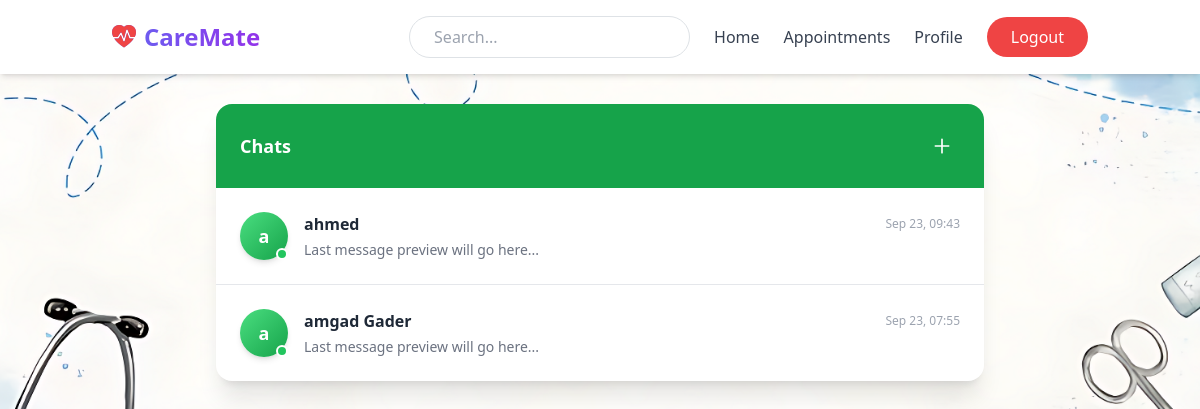
The page /chat/doctor-conversation/ (signed in) on the database as committed earlier.
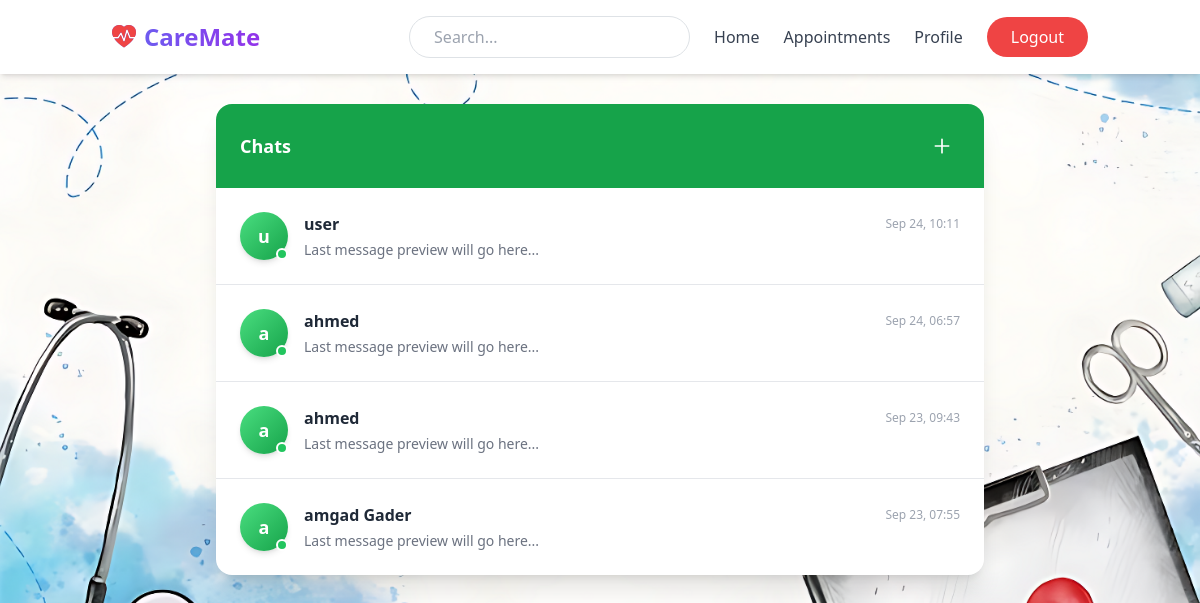
The same page on the database as committed later.
### chat/models.py (models this page shows, shortened)
class Conversation(models.Model):
    doctor = models.ForeignKey(
        settings.AUTH_USER_MODEL,
        on_delete=models.CASCADE,
        related_name='doctor_conversations'
    )
    patient = models.ForeignKey(
        settings.AUTH_USER_MODEL,
        on_delete=models.CASCADE,
        related_name='patient_conversations'
    )
    created_at = models.DateTimeField(auto_now_add=True)
    class Meta:
        unique_together = ('doctor', 'patient')

### user_account/models.py (models this page shows, shortened)
class User(AbstractUser):
     ROLE_CHOICES = [
        ('doctor', 'Doctor'),
        ('patient', 'Patient'),
    ]
     role = models.CharField(max_length=10, choices=ROLE_CHOICES)

### chat/views.py (the view)
# urls.py: path('doctor-conversation/',views.ConversationListDoctor.as_view(),name='doctor_conversations')
class ConversationListDoctor(ListView):
    model = Conversation
    template_name = 'chat/doctor_conversation.html'
    context_object_name = "conversations"
    def get_queryset(self):
        if self.request.user.role == "doctor":
            return Conversation.objects.filter(doctor=self.request.user).select_related('doctor', 'patient').order_by('-created_at')
        return Conversation.objects.filter(patient=self.request.user).select_related('doctor', 'patient').order_by('-created_at')

### template/chat/doctor_conversation.html
{% extends 'base.html' %}
{% block content %}
<div class="max-w-3xl mx-auto mt-20 bg-white rounded-2xl shadow-xl overflow-hidden">
    <div class="bg-green-600 text-white px-6 py-4 flex items-center justify-between">
        <h2 class="text-lg font-semibold">Chats</h2>
        <button class="p-2 rounded-full hover:bg-green-700 transition">
            <svg xmlns="http://www.w3.org/2000/svg"
                 class="h-5 w-5" fill="none" viewBox="0 0 24 24" stroke="currentColor">
                 <path stroke-linecap="round" stroke-linejoin="round" stroke-width="2"
                       d="M12 4v16m8-8H4"/>
            </svg>
        </button>
    </div>
    <div class="divide-y divide-gray-200">
        {% for conv in conversations %}
        <a href="{% url 'chat:room' conv.id %}"
           class="flex items-center px-6 py-4 hover:bg-gray-50 transition">
            <div class="relative">
                <div class="w-12 h-12 rounded-full bg-gradient-to-br from-green-400 to-green-600 text-white flex items-center justify-center text-lg font-bold shadow-md">
                    {{ conv.patient.first_name|slice:":1" }}
                </div>
                <span class="absolute bottom-0 right-0 block w-3 h-3 bg-green-500 border-2 border-white rounded-full"></span>
            </div>
            <div class="ml-4 flex-1 min-w-0">
                <div class="flex items-center justify-between">
                    <p class="font-semibold text-gray-800 truncate">
                        {{ conv.patient.first_name }} {{ conv.patient.last_name }}
                    </p>
                    <span class="text-xs text-gray-400 whitespace-nowrap">
                        {{ conv.created_at|date:"M d, H:i" }}
                    </span>
                </div>
                <p class="text-sm text-gray-500 truncate mt-1">
                    Last message preview will go here...
                </p>
            </div>
        </a>
        {% empty %}
        <div class="text-center text-gray-500 py-10">
            <p class="text-lg">No conversations yet</p>
            <p class="text-sm">Start chatting with your patients!</p>
        </div>
        {% endfor %}
    </div>
</div>
{% endblock %}

Rows that differ between the two databases and show on the page:
added Conversation: patient.first_name "u", patient.first_name "user", created_at "Sep 24, 10:11"
added Conversation: patient.first_name "a", patient.first_name "ahmed", created_at "Sep 24, 06:57"
